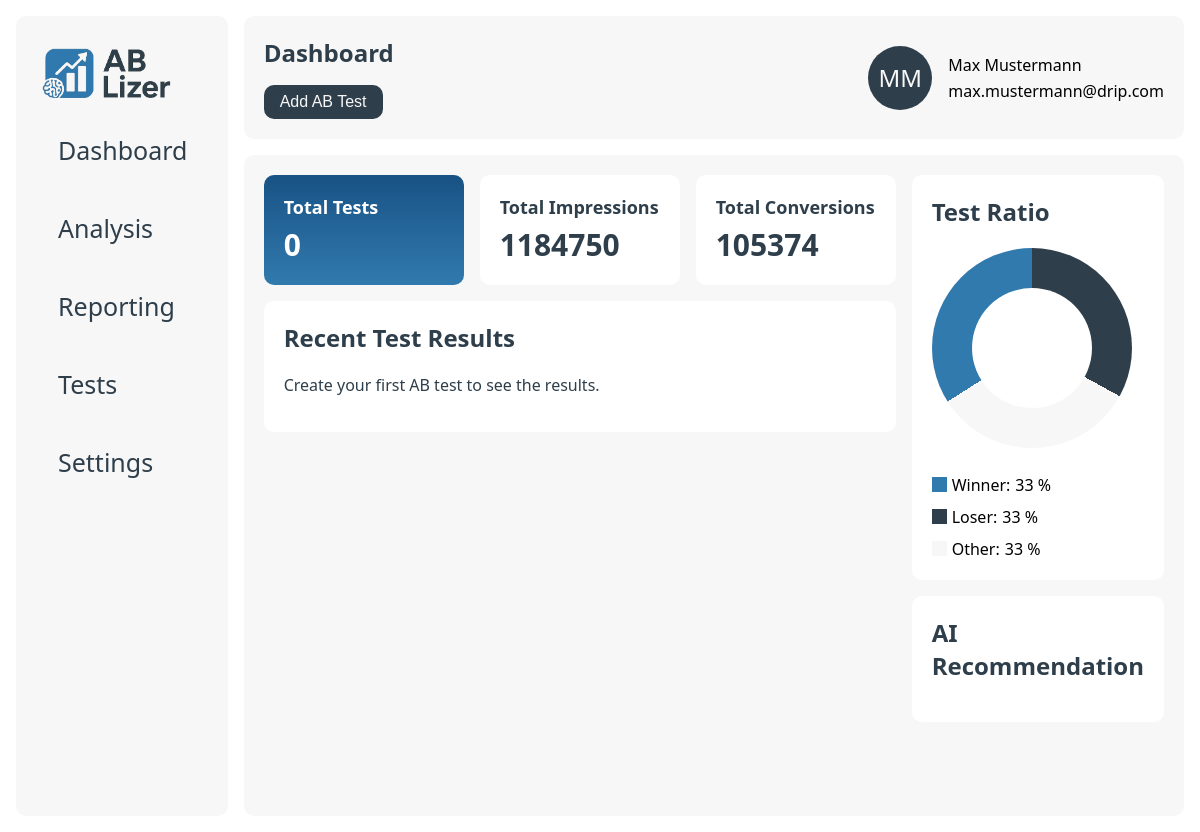
The page / on the database its author committed.
### data/models.py (models this page shows)
class users(db.Model):
    __tablename__ = 'users'
    id = db.Column(db.Integer, primary_key=True)
    company_id = db.Column(db.Integer, db.ForeignKey('companies.id'), nullable=False)
    name = db.Column(db.String(255), nullable=False)
    email = db.Column(db.String(255), nullable=False)

### app.py (the view)
@app.route("/")
def home_page():
    user = db_manager.get_user(2)
    total_tests = len(db_manager.get_ab_tests(user.company_id))
    total_variants = db_manager.get_all_variants()
    total_impressions = 0
    total_conversions = 0
    for variant in total_variants:
        total_impressions += variant.impressions
        total_conversions += variant.conversions
    test = db_manager.get_recent_test(user.company_id)
    try:
        variants = db_manager.get_variants(test.id)
        report = db_manager.get_report(test.id)
    except AttributeError:
        variants = []
        report = None
    for variant in variants:
        variant.conversion_rate = round(float(variant.conversions) / float(variant.impressions) * 100, 2)
    return render_template("index.html",
                           user=user,
                           total_tests=total_tests,
                           total_impressions=total_impressions,
                           total_conversions=total_conversions,
                           test=test,
                           variants=variants,
                           report=report
                           )

### app.py (called while the page is built)
@app.template_filter('initials')
def get_initials(name):
    if not name:
        return ''
    parts = name.strip().split()
    print(parts)
    if len(parts) >= 2:
        return (parts[0][0] + parts[1][0]).upper()
    elif len(parts) == 1:
        return parts[0][:2].upper()
    return ''

### data/db_manager.py (called while the page is built)
    def get_ab_tests(self, company_id):
        return ab_tests.query.filter_by(company_id=company_id).all()

    def get_recent_test(self, company_id):
        return ab_tests.query.filter_by(company_id=company_id).order_by(ab_tests.created_at.desc()).first()

    def get_all_variants(self):
        return variants.query.all()

    def get_user(self, user_id):
        return users.query.filter_by(id=user_id).first()

### templates/index.html (shortened to what this page needs)
{% extends "base.html" %}
{% block page_title %}Dashboard{% endblock %}
{% block page_button %}
    <button class="btn" id="addTestBtn">Add AB Test</button>{% endblock %}
{% block content %}
    <div class="column-grid-2">
        <div class="col-1">
            <div class="column-grid-3">
                <div class="card gradient">
                    <h2 class="card-title">Total Tests</h2>
                    <p class="card-value">{{ total_tests }}</p>
                </div>
                <div class="card">
                    <h2 class="card-title">Total Impressions</h2>
                    <p class="card-value">{{ total_impressions }}</p>
                </div>
                <div class="card">
                    <h2 class="card-title">Total Conversions</h2>
                    <p class="card-value">{{ total_conversions }}</p>
                </div>
            </div>
            <div class="card big">
                <h2>Recent Test Results</h2>
                {% if test is not none %}
                    <h3>{{ test.name }}</h3>
                    <p>{{ test.description }}</p>
                    <p><strong>Main Metric:</strong> {{ test.metric }}</p>
                    {% if variants != [] %}
                        <div class="column-grid-2">
                            {% for variant in variants %}
                                <div class="test-card">
                                    <h3>{{ variant.name }}</h3>
                                    <p><strong>Sessions:</strong> {{ variant.impressions }}</p>
                                    <p><strong>Conversions:</strong> {{ variant.conversions }}</p>
                                    <p><strong>Conversion Rates:</strong> {{ variant.conversion_rate }} %</p>
                                </div>
                            {% endfor %}
                        </div>
                        <div class="column-grid-3">
                            <div class="card secondary">
                                <p><strong>Increase:</strong> 26.60 %</p>
                            </div>
                            <div class="card secondary">
                                <p><strong>p-Value:</strong> {{ report.p_value }}</p>
                            </div>
                            {% if report.significance %}
                                <div class="card gradient">
                                    <p><strong>Significant</strong></p>
                                </div>
                            {% else %}
                                <div class="card secondary">
                                    <p><strong>Not Significant</strong></p>
                                </div>
                            {% endif %}
                        </div>
                    {% else %}
                        <button class="btn" id="addVariantBtn">Add Variants</button>
                    {% endif %}
                {% else %}
                    <p>Create your first AB test to see the results.</p>
                {% endif %}
            </div>
        </div>
        <div class="col-2">
            <div class="card big">
                <h2>Test Ratio</h2>
                <div class="chart-container">
                    <div class="pie hollow"></div>
                    <div class="legend">
                        <div class="legend-item">
                            <div class="legend-color">
                                <div class="winner"></div>
                            </div>
                            <span>Winner:</span>
                            <span>33 %</span>
                        </div>
                        <div class="legend-item">
                            <div class="legend-color">
                                <div class="loser"></div>
                            </div>
                            <span>Loser:</span>
                            <span>33 %</span>
                        </div>
                        <div class="legend-item">
                            <div class="legend-color">
                                <div class="na"></div>
                            </div>
                            <span>Other:</span>
                            <span>33 %</span>
                        </div>
                    </div>
                </div>
            </div>
            <div class="card big">
                <h2>AI Recommendation</h2>
            </div>
        </div>
    </div>
{% endblock %}

### templates/base.html (shortened to what this page needs)
<!DOCTYPE html>
<html lang="en">
<head>
    <link href="{{ url_for('static', filename='style.css') }}" rel="stylesheet">
</head>
<body>
<div class="main-wrapper">
    <div class="sidenav" id="mySidenav">
        <div class="sidenav-container">
            <a class="logo" href="/"><img src="{{ url_for('static', filename='logo_ab-lizer.png') }}" height="50px"></a>
            <a href="/">
                <div class="tab">Dashboard</div>
            </a>
            <a href="#">
                <div class="tab">Analysis</div>
            </a>
            <a href="#">
                <div class="tab">Reporting</div>
            </a>
            <a href="/tests/{{ user.id }}">
                <div class="tab">Tests</div>
            </a>
            <a href="/settings/{{ user.id }}">
                <div class="tab">Settings</div>
            </a>
        </div>
    </div>
    <div class="wrapper">
        <nav>
            <div class="container navigation">
                <div class="hero">
                    <div>
                        <h1>{% block page_title %}{% endblock %}</h1>
                    </div>
                    <div>
                        {% block page_button %}{% endblock %}
                    </div>
                </div>
                <div class="col-wrapper">
                    <div class="profile">
                        <div class="profile-image">{{ user.name|initials }}</div>
                    </div>
                    <div class="profile-info">
                        <div>
                            {{ user.name }}
                        </div>
                        <div>
                            {{ user.email }}
                        </div>
                    </div>
                </div>
            </div>
        </nav>
        <main class="container">
            {% block content %}{% endblock %}
        </main>
    </div>
</div>
</body>
</html>

### static/style.css (style rules this page uses)
:root { --primary: #2E3E4A; --secondary: #F7F7F7; --accent: #317AAE; --gradient: linear-gradient(180deg, rgba(25, 82, 133, 1) 0%, rgba(49, 122, 174, 1) 100%); --danger: #ef4444; --bg: #ffffff; --radius: 10px; --shadow: 0 2px 8px rgba(30, 41, 59, 0.06); --font-primary: 'Segoe UI', 'Roboto', Arial, sans-serif; }
* { box-sizing: border-box; }
body { font-family: var(--font-primary); background: var(--bg); margin: 0; padding: 0; }
nav { background: var(--bg); }
main { overflow-y: scroll; }
p { color: var(--primary); }
h1, h2, h3, h4, h5, h6, p { margin-top: 0; color: var(--primary); }
a { color: var(--primary); text-decoration: none; }
.hero { display: flex; flex-direction: column; justify-content: center; gap: 16px; }
.main-wrapper { display: flex; padding: 16px; }
.wrapper { width: 100%; height: 100vh; padding-left: 16px; align-self: stretch; gap: 16px; display: flex; flex-direction: column; }
.container { padding: 20px 20px; background: var(--secondary); border-radius: var(--radius); height: 100%; }
.container.navigation, h1 { margin-bottom: 0; display: flex; justify-content: space-between; align-items: center; }
.logo { font-size: 1.5rem; font-weight: bold; text-decoration: none; }
.profile-image { display: flex; align-items: center; justify-content: center; border-radius: 50%; background-color: var(--primary); padding: 2px; width: 64px; height: 64px; font-size: 24px; color: var(--secondary); }
.profile-info { display: flex; flex-direction: column; gap: 4px; justify-content: center; }
button { padding: 8px 16px; border: none; border-radius: var(--radius); font-size: 1rem; cursor: pointer; background: var(--primary); color: var(--secondary); }
.sidenav { width: 300px; background-color: var(--bg); position: static; height: 100vh; overflow-x: hidden; }
.sidenav a { color: var(--primary); text-decoration: none; font-size: 25px; display: block; }
.sidenav .tab { padding: 16px 16px; color: var(--primary); text-decoration: none; font-size: 25px; display: block; transition: 0.3s; border-radius: var(--radius); }
.sidenav-container { display: flex; flex-direction: column; gap: 12px; background-color: var(--secondary); border-radius: var( --radius); padding: 32px 26px; height: 100%; }
.card { border-radius: var( --radius); padding: 20px; margin-bottom: 16px; min-width: 200px; background-color: var(--bg); }
.gradient { background: var(--gradient); }
.gradient p { color: var(--bg); margin-bottom: 0; }
.gradient h2 { color: var(--bg); }
.card.big { width: 100%; }
.card-title { font-size: 18px; margin-bottom: 5px; }
.card-value { font-size: 30px; font-weight: bold; margin: 0; }
.col-wrapper { display: flex; gap: 16px; flex-wrap: wrap; flex-grow: 0; flex-direction: row; }
.column-grid-2 { display: grid; grid-template-columns: repeat(2, 1fr); gap: 16px; }
.column-grid-3 { display: grid; grid-template-columns: repeat(3, 1fr); gap: 16px; }
.chart-container { display: flex; justify-content: flex-start; align-items: center; gap: 26px; flex-wrap: wrap; }
.pie { height: 200px; width: 200px; border-radius: 50%; background: conic-gradient( var(--primary) 0% 33%, var(--secondary) 33% 66%, var(--accent) 66% 100% ); }
.pie.hollow { display: flex; justify-content: center; align-items: center; }
.pie.hollow::after { content: ''; position: sticky; height: 120px; width: 120px; border-radius: 50%; background-color: var(--bg); }
.legend { display: flex; gap: 10px; flex-wrap: wrap; flex-direction: column; }
.legend-item { display: flex; align-items: center; gap: 5px; }
.legend-color { width: 15px; height: 15px; border-radius: 50%; }
.winner { width: 100%; height: 100%; background-color: var(--accent); }
.loser { width: 100%; height: 100%; background-color: var(--primary); }
.na { width: 100%; height: 100%; background-color: var(--secondary); }

### rows shown on the page
users: name|initials "MM", name "Max Mustermann", email "max.mustermann@drip.com"

### other values the page prints
{{ total_tests }} "0"
{{ total_impressions }} "1184750"
{{ total_conversions }} "105374"
